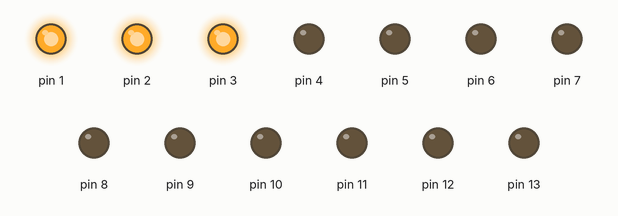
Simulated run of this sketch. Board: Arduino Uno, built with avr-gcc and run on an emulated ATmega328P. Parts: output pins drawn as LEDs (lit = HIGH).

Above: at 0.05 s.
At 0.35 s:
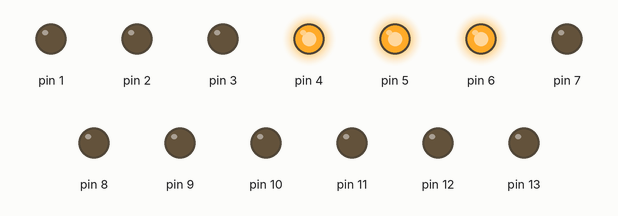
At 0.75 s:
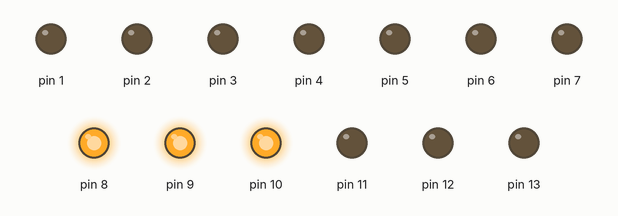
At 1.45 s:
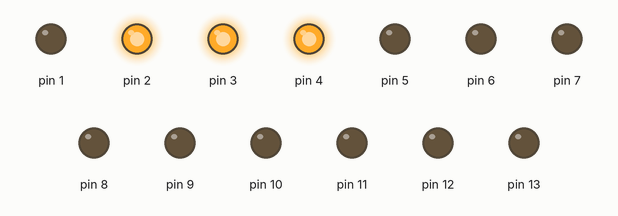
At 2.15 s:
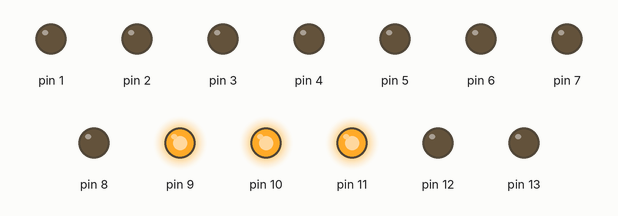
At 2.85 s:
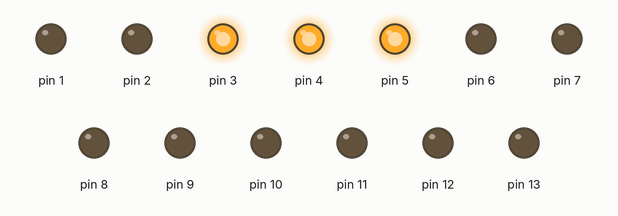
Timing chart, 0 to 3.1 s (numbered marks = the images above):
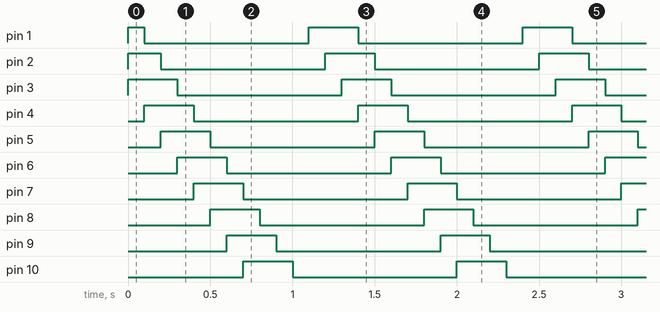

The sketch:

Tow_Or_More_Output_At_a_Time.ino
```cpp
int d = 100;
void setup() {
  // put your setup code here, to run once:
pinMode(1, OUTPUT); pinMode(2, OUTPUT);pinMode(3, OUTPUT);pinMode(4, OUTPUT);pinMode(5, OUTPUT);pinMode(6, OUTPUT);
pinMode(7, OUTPUT);pinMode(8, OUTPUT);pinMode(9, OUTPUT);pinMode(10, OUTPUT);pinMode(11, OUTPUT);pinMode(12, OUTPUT);
pinMode(13, OUTPUT);
}

void loop() {
  // put your main code here, to run repeatedly:
digitalWrite(1, HIGH),digitalWrite(2, HIGH),digitalWrite(3, HIGH),delay(d);
digitalWrite(1, LOW),digitalWrite(2, LOW),digitalWrite(3, LOW);

digitalWrite(2, HIGH),digitalWrite(3, HIGH),digitalWrite(4, HIGH),delay(d);
digitalWrite(2, LOW),digitalWrite(3, LOW),digitalWrite(4, LOW);

digitalWrite(3, HIGH),digitalWrite(4, HIGH),digitalWrite(5, HIGH),delay(d);
digitalWrite(3, LOW),digitalWrite(4, LOW),digitalWrite(5, LOW);

digitalWrite(4, HIGH),digitalWrite(5, HIGH),digitalWrite(6, HIGH),delay(d);
digitalWrite(4, LOW),digitalWrite(5, LOW),digitalWrite(6, LOW);

digitalWrite(5, HIGH),digitalWrite(6, HIGH),digitalWrite(7, HIGH),delay(d);
digitalWrite(5, LOW),digitalWrite(6, LOW),digitalWrite(7, LOW);

digitalWrite(6, HIGH),digitalWrite(7, HIGH),digitalWrite(8, HIGH),delay(d);
digitalWrite(6, LOW),digitalWrite(7, LOW),digitalWrite(8, LOW);

digitalWrite(7, HIGH),digitalWrite(8, HIGH),digitalWrite(9, HIGH),delay(d);
digitalWrite(7, LOW),digitalWrite(8, LOW),digitalWrite(9, LOW);

digitalWrite(8, HIGH),digitalWrite(9, HIGH),digitalWrite(10, HIGH),delay(d);
digitalWrite(8, LOW),digitalWrite(9, LOW),digitalWrite(10, LOW);

digitalWrite(9, HIGH),digitalWrite(10, HIGH),digitalWrite(11, HIGH),delay(d);
digitalWrite(9, LOW),digitalWrite(10, LOW),digitalWrite(11, LOW);

digitalWrite(10, HIGH),digitalWrite(11, HIGH),digitalWrite(12, HIGH),delay(d);
digitalWrite(10, LOW),digitalWrite(11, LOW),digitalWrite(12, LOW);

digitalWrite(11, HIGH),digitalWrite(12, HIGH),digitalWrite(13, HIGH),delay(d);
digitalWrite(11, LOW),digitalWrite(12, LOW),digitalWrite(13, LOW);

digitalWrite(12, HIGH),digitalWrite(13, HIGH),digitalWrite(1, HIGH),delay(d);
digitalWrite(12, LOW),digitalWrite(13, LOW),digitalWrite(1, LOW);

digitalWrite(13, HIGH),digitalWrite(1, HIGH),digitalWrite(2, HIGH),delay(d);
digitalWrite(13, LOW),digitalWrite(1, LOW),digitalWrite(2, LOW);
}
```

Measured:
- by itself, pin 1, pin 2: repeats every 1.3 s: LOW 1.0 s, HIGH 0.30 s
- by itself, pin 3–13: alternates HIGH for 0.30 s and LOW for 1.0 s
- by itself, everything shown: repeats every 1.3 s, in 13 steps
